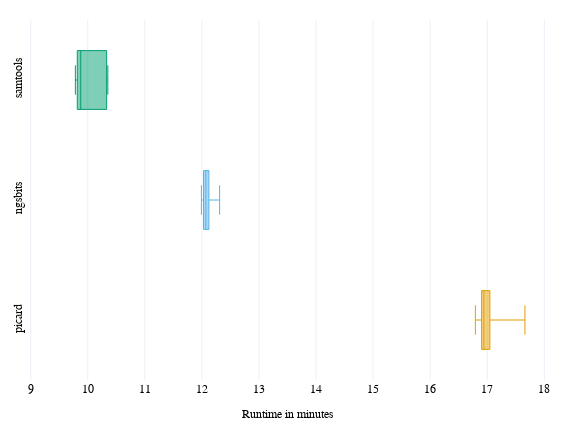

The cell this chart's notebook holds for it:
### Markdown cell above
## Plot

### Code cell
figure = go.Figure()

color_counter = 0
for run_type in df_grouped.sort_values("duration", ascending=False)["type"].unique():
    figure.add_trace(
        go.Box(
            name=run_type,
            x=df_grouped[df_grouped["type"] == run_type]["duration"],
            boxpoints=False,
            marker_color=CUD_COLORS[color_counter],
            line_width=1,
        )
    )
    color_counter += 1

figure.update_layout(
    dict(
        width=570,
        height=430,
        margin=dict(l=20, r=20, t=20, b=20),
        template="plotly_white",
        font=dict(family="Arial", color="#000000", size=12),
        showlegend=False,
        xaxis_title="Runtime in minutes",
    )
)
figure.update_xaxes(
    zeroline=True,
    range=[
        floor(df_grouped["duration"].min()) - 0.1,
        ceil(df_grouped["duration"].max()) + 0.1,
    ],
    dtick=1,
    title_font=dict(family="Arial", color="#000000", size=12),
)
figure.update_yaxes(tickangle=270)
figure.write_image("bam2fastqbenchmark.pdf")
figure.show()

### Figure 1 — Plotly figure (JSON) as saved in the notebook; plotly's stock layout.template omitted (floating-point values rounded to 4 significant figures)
{"data": [{"boxpoints": false, "line": {"width": 1}, "marker": {"color": "#e69f00"}, "name": "picard", "type": "box", "x": [null, null, null, null, null, null, null, null, null, null, 17.32, 16.96, 17.02, 17.05, 16.84, 16.92, 16.92, 16.79, 16.9, 17.66, null, null, null, null, null, null, null, null, null, null]}, {"boxpoints": false, "line": {"width": 1}, "marker": {"color": "#56b4e9"}, "name": "ngsbits", "type": "box", "x": [12.31, 12.03, 12.12, 12.08, 12.07, 12.16, 12.02, 12.05, 11.99, 12.06, null, null, null, null, null, null, null, null, null, null, null, null, null, null, null, null, null, null, null, null]}, {"boxpoints": false, "line": {"width": 1}, "marker": {"color": "#009e73"}, "name": "samtools", "type": "box", "x": [null, null, null, null, null, null, null, null, null, null, null, null, null, null, null, null, null, null, null, null, 10.33, 9.847, 10.35, 10.35, 9.816, 10.24, 9.803, 9.783, 9.827, 9.907]}], "layout": {"font": {"color": "#000000", "family": "Arial", "size": 12}, "height": 430, "margin": {"b": 20, "l": 20, "r": 20, "t": 20}, "showlegend": false, "width": 570, "xaxis": {"dtick": 1, "range": [8.9, 18.1], "title": {"font": {"color": "#000000", "family": "Arial", "size": 12}, "text": "Runtime in minutes"}, "zeroline": true}, "yaxis": {"tickangle": -90}}}
